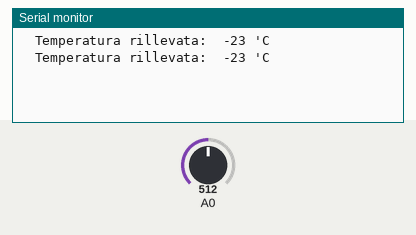
The sketch below on a simulated Arduino Uno, built with avr-gcc and run on an emulated ATmega328P. Parts: the last lines printed to the serial monitor. The inputs (shaded band) are chosen by the test bench; at power-on: A0 = 512.

Above: at 1.8 s.
1.9 s: A0 set to 716
At 2.8 s:
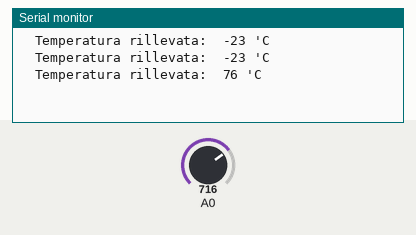
3.4 s: A0 set to 900
At 4.7 s:
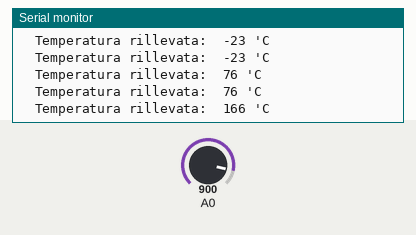
Timing chart, 0 to 6.4 s (numbered marks = the images above; inputs shaded):
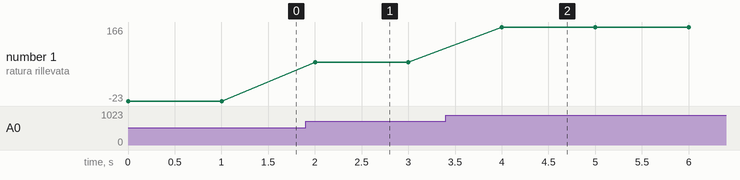

Measured:
- after the input at 1.9 s, the serial monitor: prints a new line after 0.10 s (image 1)
- after the input at 3.4 s, the serial monitor: prints a new line after 0.60 s (image 2)
- plotted number 1: -23 → 76 after the input at 1.9 s, 76 → 166 after the input at 3.4 s

The sketch:

utorial_sensore_termico__LM335__con_Arduino__script_Arduino_.ino
```cpp
//By EletroLaix
//Video Tutorial:http://youtu.be/hiKGKxl0So0

int TemperaturaKelvin  = 0;

int TemperaturaCelsius = 0;

long Sensore           = 0;

void setup() {

  Serial.begin(9600);

}

void loop() {

  Sensore = analogRead(A0);

  TemperaturaKelvin =  Sensore*500/1023;

  TemperaturaCelsius = TemperaturaKelvin-273;

  Serial.print ("  Temperatura rillevata:  ");

  Serial.print (TemperaturaCelsius);

  Serial.println (" 'C");

  delay (1000);

}
```
